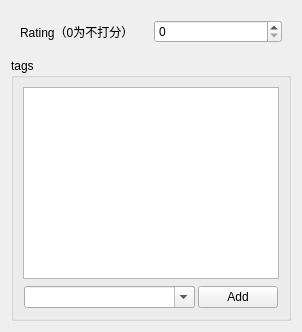
                   <widget class="QWidget" name="tabWidget_10Page2">
                    <attribute name="title">
                     <string>RT</string>
                    </attribute>
                    <layout class="QVBoxLayout" name="verticalLayout_13">
                     <item>
                      <widget class="QWidget" name="widget_10" native="true">
                       <layout class="QHBoxLayout" name="horizontalLayout_14">
                        <item>
                         <widget class="QLabel" name="label_4">
                          <property name="text">
                           <string>Rating（0为不打分）</string>
                          </property>
                         </widget>
                        </item>
                        <item>
                         <widget class="QSpinBox" name="pp_ppd_rating">
                          <property name="suffix">
                           <string/>
                          </property>
                          <property name="minimum">
                           <number>0</number>
                          </property>
                          <property name="maximum">
                           <number>10</number>
                          </property>
                          <property name="value">
                           <number>0</number>
                          </property>
                         </widget>
                        </item>
                       </layout>
                      </widget>
                     </item>
                     <item>
                      <widget class="QGroupBox" name="groupBox_14">
                       <property name="title">
                        <string>tags</string>
                       </property>
                       <layout class="QVBoxLayout" name="verticalLayout_14">
                        <item>
                         <widget class="QListWidget" name="pp_ppd_tags">
                          <property name="contextMenuPolicy">
                           <enum>Qt::CustomContextMenu</enum>
                          </property>
                         </widget>
                        </item>
                        <item>
                         <widget class="QWidget" name="widget_12" native="true">
                          <layout class="QHBoxLayout" name="horizontalLayout_18" stretch="3,1">
                           <property name="spacing">
                            <number>3</number>
                           </property>
                           <property name="leftMargin">
                            <number>1</number>
                           </property>
                           <property name="topMargin">
                            <number>1</number>
                           </property>
                           <property name="rightMargin">
                            <number>1</number>
                           </property>
                           <property name="bottomMargin">
                            <number>1</number>
                           </property>
                           <item>
                            <widget class="QComboBox" name="pp_ppd_tag_comboBox">
                             <property name="editable">
                              <bool>true</bool>
                             </property>
                             <property name="duplicatesEnabled">
                              <bool>true</bool>
                             </property>
                            </widget>
                           </item>
                           <item>
                            <widget class="QPushButton" name="pp_ppd_add_tag">
                             <property name="text">
                              <string>Add</string>
                             </property>
                            </widget>
                           </item>
                          </layout>
                         </widget>
                        </item>
                       </layout>
                      </widget>
                     </item>
                    </layout>
                   </widget>
